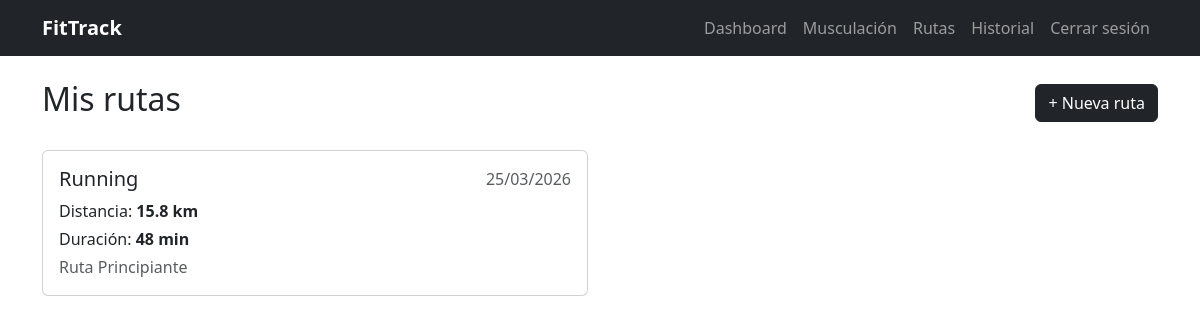
The page /rutas/ (signed in) on the database as committed earlier.
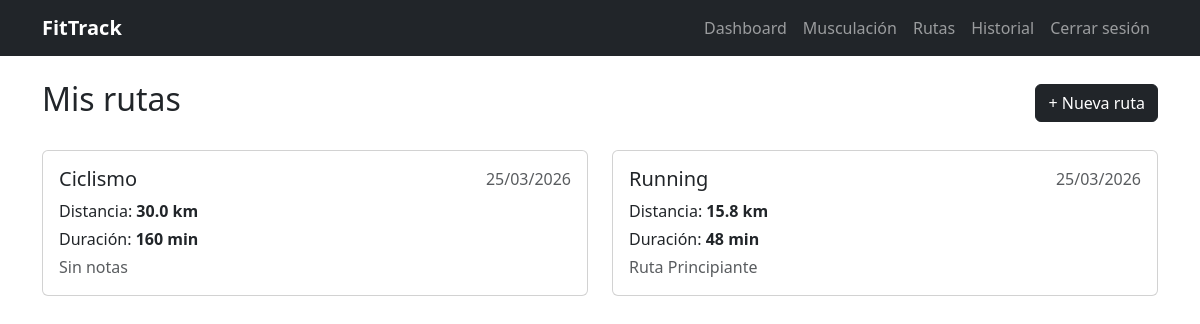
The same page on the database as committed later.
### app/models.py (models this page shows)
class Ruta(db.Model):
    __tablename__ = 'rutas'
    id = db.Column(db.Integer, primary_key=True)
    usuario_id = db.Column(db.Integer, db.ForeignKey('usuarios.id'), nullable=False)
    fecha = db.Column(db.DateTime, default=datetime.utcnow)
    tipo = db.Column(db.String(20), nullable=False)
    distancia_km = db.Column(db.Float, nullable=False)
    duracion_min = db.Column(db.Integer, nullable=False)
    notas = db.Column(db.Text)

### app/blueprints/rutas.py (the view)
@rutas_bp.route('/')
@login_required
def index():
    rutas = Ruta.query.filter_by(
        usuario_id=current_user.id
    ).order_by(Ruta.fecha.desc()).all()
    return render_template('rutas.html', rutas=rutas)

### app/models.py (called while the page is built)
@login_manager.user_loader
def load_user(user_id):
    return Usuario.query.get(int(user_id))

### app/templates/rutas.html
{% extends 'base.html' %}
{% block content %}
<div class="row">
    <div class="col-12 d-flex justify-content-between align-items-center">
        <h2>Mis rutas</h2>
        <a href="{{ url_for('rutas.nueva_ruta') }}" class="btn btn-dark">+ Nueva ruta</a>
    </div>
</div>
<div class="row mt-4">
    {% if rutas %}
        {% for ruta in rutas %}
        <div class="col-md-6 mb-3">
            <div class="card p-3">
                <div class="d-flex justify-content-between">
                    <h5>{{ ruta.tipo | capitalize }}</h5>
                    <span class="text-muted">{{ ruta.fecha.strftime('%d/%m/%Y') }}</span>
                </div>
                <p class="mb-1">Distancia: <strong>{{ ruta.distancia_km }} km</strong></p>
                <p class="mb-1">Duración: <strong>{{ ruta.duracion_min }} min</strong></p>
                <p class="mb-0 text-muted">{{ ruta.notas or 'Sin notas' }}</p>
            </div>
        </div>
        {% endfor %}
    {% else %}
        <div class="col-12">
            <p class="text-muted">No tienes rutas registradas todavía.</p>
        </div>
    {% endif %}
</div>
{% endblock %}

Rows that differ between the two databases and show on the page:
added Ruta: tipo "Ciclismo", fecha "25/03/2026", distancia_km "30.0", duracion_min "160", notas "Sin notas"
